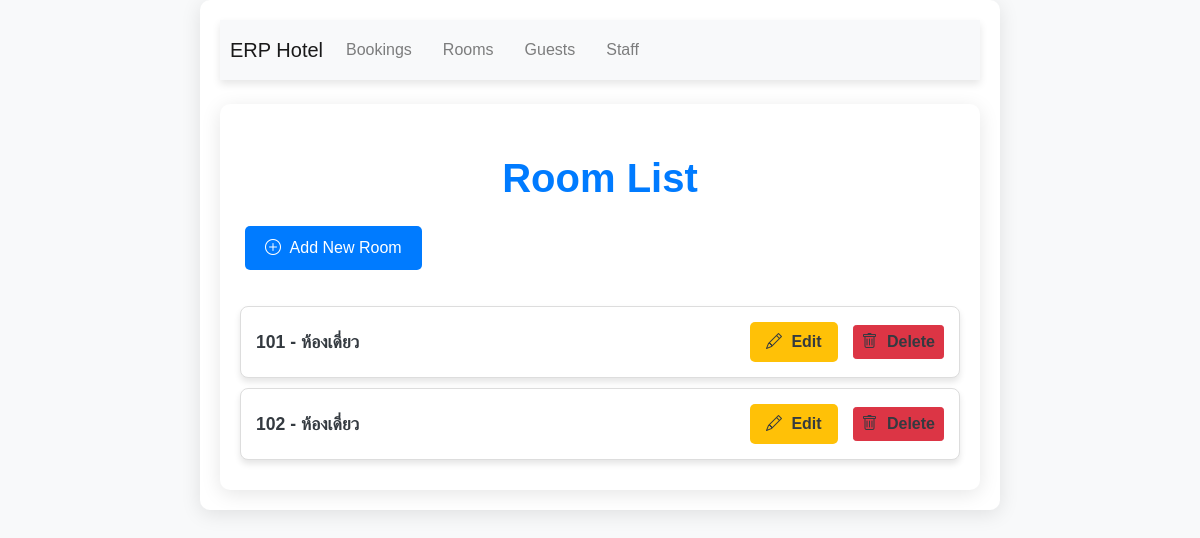
Page /rooms/ on the earlier database version.
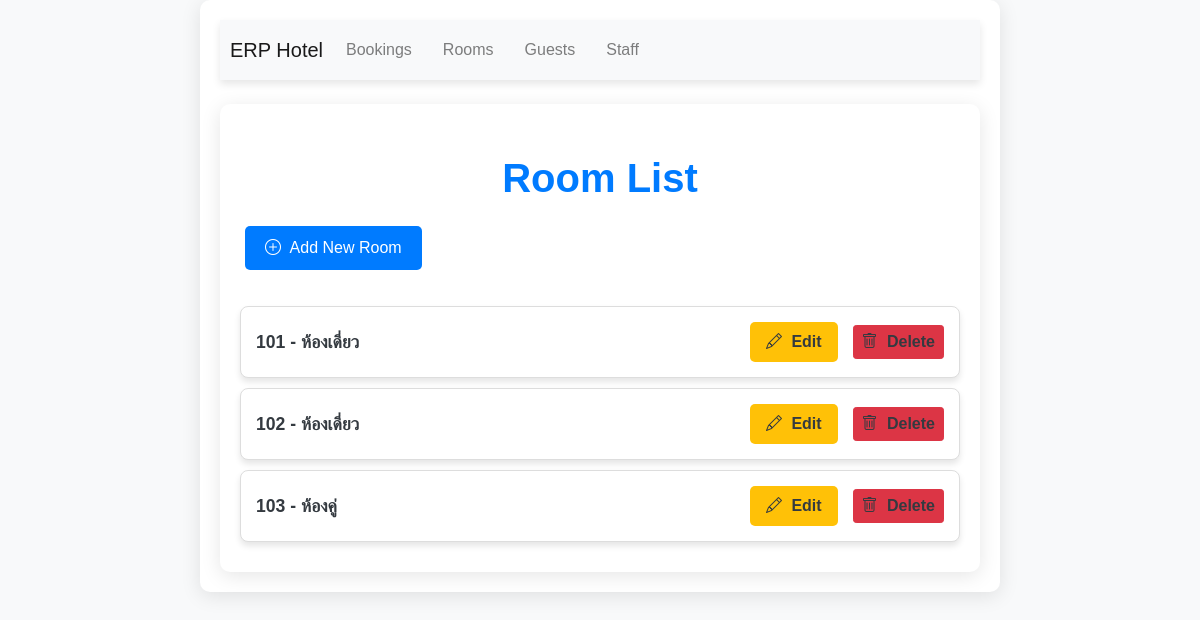
Same page on the later database version.
### rooms/models.py (models this page shows, shortened)
class Room(models.Model):
    number = models.CharField(max_length=10, unique=True, verbose_name=_("หมายเลขห้อง"), help_text=_("เช่น 101, 102, 201"))
    type = models.CharField(max_length=100, verbose_name=_("ประเภทห้อง"), help_text=_("เช่น ห้องเดี่ยว, ห้องคู่, ห้องสวีท"))
    status = models.CharField(max_length=20, choices=RoomStatus.choices, default=RoomStatus.AVAILABLE, verbose_name=_("สถานะ"), help_text=_("ว่าง, ถูกจอง, อยู่ระหว่างซ่อมแซม"))
    price_per_night = models.DecimalField(max_digits=10, decimal_places=2, verbose_name=_("ราคาต่อคืน"), help_text=_("ราคาห้องพักต่อคืน"))
    size = models.FloatField(verbose_name=_("พื้นที่ห้อง (ตารางเมตร)"), help_text=_("พื้นที่ของห้องพักในหน่วยตารางเมตร"))
    amenities = models.ManyToManyField(Amenity, through="RoomAmenity", verbose_name=_("สิ่งอำนวยความสะดวก"), help_text=_("สิ่งอำนวยความสะดวกในห้อง"))
    created_at = models.DateTimeField(auto_now_add=True, verbose_name=_("สร้างเมื่อ"), help_text=_("วันที่และเวลาที่ห้องพักถูกเพิ่มเข้าระบบ"))
    updated_at = models.DateTimeField(auto_now=True, verbose_name=_("แก้ไขเมื่อ"), help_text=_("วันที่และเวลาที่ข้อมูลห้องพักถูกแก้ไขล่าสุด"))
    history = HistoricalRecords()
    class Meta:
        verbose_name = _("ห้องพัก")
        verbose_name_plural = _("ห้องพัก")
        ordering = ["number"]

### rooms/views.py (the view)
# urls.py: path('rooms/', views.room_list, name='room_list'),
def room_list(request):
    rooms = Room.objects.all()
    return render(request, 'room_list.html', {'rooms': rooms})

### rooms/templates/room_list.html (shortened to what this page needs)
{% extends 'base_generic.html' %}
{% load static %}
{% block content %}
    <link rel="stylesheet" href="{% static 'css/room_list.css' %}">
    <div class="container mt-4">
        <h1 class="mb-4">Room List</h1>
        <a href="{% url 'room_create' %}" class="btn btn-primary mb-3">
            <i class="bi bi-plus-circle"></i> Add New Room
        </a>
        <ul class="list-group">
            {% for room in rooms %}
                <li class="list-group-item d-flex justify-content-between align-items-center">
                    <a href="{% url 'room_detail' pk=room.pk %}" class="text-decoration-none">
                        {{ room.number }} - {{ room.type }}
                    </a>
                    <span>
                        <a href="{% url 'room_edit' pk=room.pk %}" class="btn btn-warning btn-sm">
                            <i class="bi bi-pencil"></i> Edit
                        </a>
                        <a href="{% url 'room_delete' pk=room.pk %}" class="btn btn-danger btn-sm">
                            <i class="bi bi-trash"></i> Delete
                        </a>
                    </span>
                </li>
            {% endfor %}
        </ul>
    </div>
{% endblock %}

### bookings/templates/base_generic.html (shortened to what this page needs)
{% load static %}
<!DOCTYPE html>
<html lang="en">
<head>
    <link href="https://maxcdn.bootstrapcdn.com/bootstrap/4.5.2/css/bootstrap.min.css" rel="stylesheet">
    <link href="https://cdn.jsdelivr.net/npm/bootstrap-icons/font/bootstrap-icons.css" rel="stylesheet">
    <link rel="stylesheet" href="{% static 'css/styles.css' %}">
</head>
<body>
    <div class="container">
        <nav class="navbar navbar-expand-lg navbar-light bg-light">
            <a class="navbar-brand" href="{% url 'home' %}">ERP Hotel</a>
            <div class="collapse navbar-collapse" id="navbarNav">
                <ul class="navbar-nav">
                    <li class="nav-item">
                        <a class="nav-link" href="{% url 'booking_list' %}">Bookings</a>
                    </li>
                    <li class="nav-item">
                        <a class="nav-link" href="{% url 'room_list' %}">Rooms</a>
                    </li>
                    <li class="nav-item">
                        <a class="nav-link" href="{% url 'guest_list' %}">Guests</a>
                    </li>
                    <li class="nav-item">
                        <a class="nav-link" href="{% url 'staff_list' %}">Staff</a>
                    </li>
                </ul>
            </div>
        </nav>
        {% block content %}{% endblock %}
    </div>
</body>
</html>

### bookings/static/css/styles.css (style rules this page uses)
body { font-family: 'Arial', sans-serif; background-color: #f8f9fa; margin: 0; padding: 0; }
.navbar { margin-bottom: 20px; background-color: #007bff; padding: 10px; color: white; box-shadow: 0 4px 8px rgba(0, 0, 0, 0.1); }
.navbar a { color: white; text-decoration: none; margin-right: 15px; }
.container { max-width: 900px; margin: 0 auto; padding: 20px; }
h1 { font-size: 2rem; color: #343a40; margin-bottom: 20px; }
.list-group-item { display: flex; justify-content: space-between; align-items: center; padding: 15px; border-radius: 8px; margin-bottom: 10px; background-color: #ffffff; box-shadow: 0 4px 6px rgba(0, 0, 0, 0.1); transition: background-color 0.3s ease, box-shadow 0.3s ease; }
.list-group-item a { font-weight: bold; color: #007bff; text-decoration: none; }
.btn { margin-left: 5px; }
.btn i { margin-right: 5px; }
.btn-primary { background-color: #007bff; border-color: #007bff; }
.btn-warning { background-color: #ffc107; border-color: #ffc107; }
.btn-danger { background-color: #dc3545; border-color: #dc3545; }

### rooms/static/css/room_list.css (style rules this page uses)
body { font-family: 'Arial', sans-serif; background-color: #f8f9fa; margin: 0; padding: 0; }
h1 { font-size: 2.5rem; color: #007bff; text-align: center; margin-top: 30px; margin-bottom: 20px; font-weight: bold; }
.container { max-width: 800px; margin: 0 auto; padding: 20px; background-color: #ffffff; border-radius: 10px; box-shadow: 0 4px 20px rgba(0, 0, 0, 0.1); }
ul.list-group { margin-top: 20px; padding-left: 0; list-style-type: none; }
ul.list-group .list-group-item { font-size: 1.1rem; padding: 15px; background-color: #ffffff; border: 1px solid #ddd; border-radius: 8px; box-shadow: 0 4px 6px rgba(0, 0, 0, 0.1); margin-bottom: 10px; transition: transform 0.3s ease, box-shadow 0.3s ease; }
ul.list-group .list-group-item a { text-decoration: none; color: #343a40; font-weight: bold; transition: color 0.3s ease; }
ul.list-group .list-group-item .btn { margin-left: 10px; font-size: 1rem; transition: background-color 0.3s ease, transform 0.2s ease; }
ul.list-group .list-group-item .btn i { margin-right: 5px; }
a.btn-primary { background-color: #007bff; color: white; border: none; padding: 10px 20px; border-radius: 5px; }
a.btn-warning { background-color: #ffc107; color: white; border: none; padding: 8px 16px; border-radius: 5px; }

Differences in the rows shown:
added Room: number "103", type "ห้องคู่"
